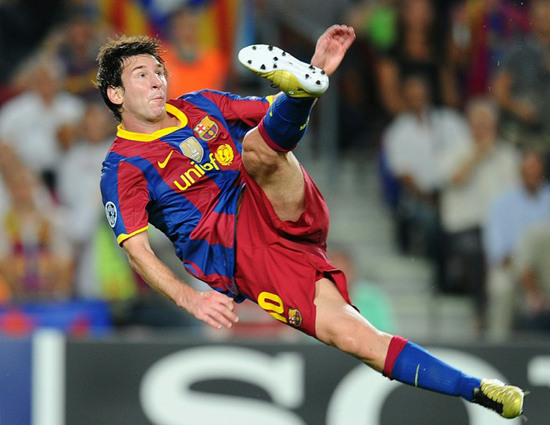
#> input picture roughnote/messi4.jpg, 550 x 425 px
$ python surf.py   (Python 2 division)
#> lines starting #> are read from the running program, lines starting #| are printed output that depends on the picture
import cv2
import numpy as np

# Load the images
img =cv2.imread('messi4.jpg')
#> img is the input picture: shape (425, 550, 3); mean B, G, R 94.1, 98.6, 112.3

# Convert them to grayscale
imgg =cv2.cvtColor(img,cv2.COLOR_BGR2GRAY)
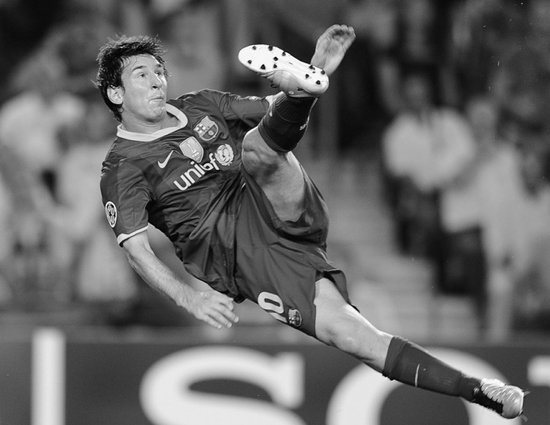
#> imgg: shape (425, 550); min 0, max 255, mean 102.2

# SURF extraction
#> (the run stopped early here; a loop or call above may not have finished)

$ run again, with roughnote/template.jpg copied over roughnote/messi4.jpg
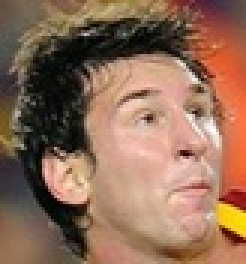
#> input picture roughnote/template.jpg, 82 x 88 px (shown 3 times larger)
#> img is the input picture: shape (88, 82, 3); mean B, G, R 87, 108.4, 144.2
#> `imgg =cv2.cvtColor(img,cv2.COLOR_BGR2GRAY)`:
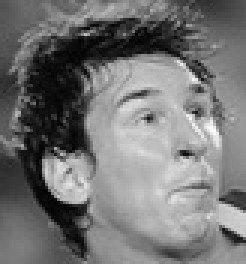
#> imgg: shape (88, 82) (shown 3 times larger); min 0, max 250, mean 116.7
